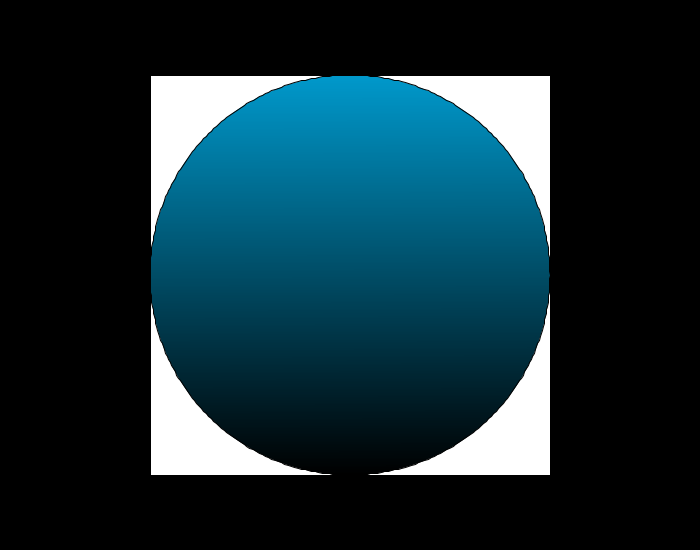
Frame 1 (no input)
Frame 60 (the mouse pressed at the canvas centre just before this capture): identical to frame 1, image omitted
Frame 120 (the mouse held since frame 60 and released just before this capture): identical to frame 1, image omitted

The Processing sketch that drew this single still picture (run headless with seeded random() and noise(); from frame 60 on, the mouse is pressed at the canvas centre):

// Processing sketch: create_cycle
// ── create_cycle.pde
PImage img;
int x = 400;
int y = 400;

void setup() {
  size(700, 550);
  
  img = createImage(x, y, ARGB);
  
  for (int i = 0; i < img.pixels.length; i++) {
    float a = map(i, 0, img.pixels.length, 255, 0);
    img.pixels[i] = color(0, 153, 204, a);
  }

}

void draw() {
  background(0);
  
  translate(width/2, height/2);
  image(img, -x/2, -y/2);
  
  beginShape();
  // 図形の外枠
  vertex(-x/2, -y/2);
  vertex(x/2, -y/2);
  vertex(x/2, y/2);
  vertex(-x/2, y/2);
  beginContour();
  for (int i = 360; 0 < i; i--) {
    vertex(x/2 * cos(radians(i)), y/2 * sin(radians(i)));
  }
  endContour();
  endShape(CLOSE);
}
